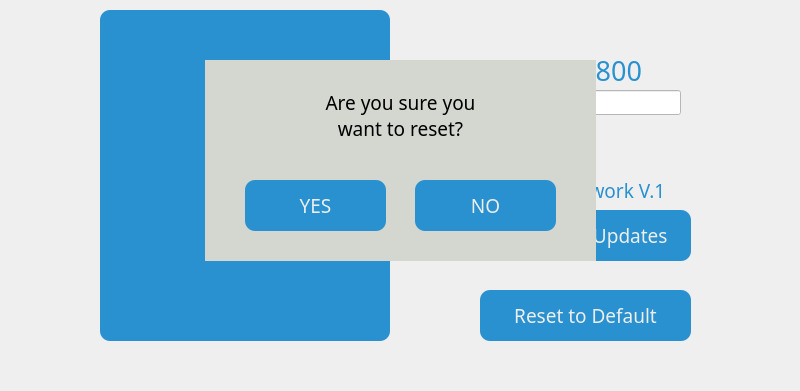
   <widget class="QWidget" name="about_us_widget" native="true">
    <property name="geometry">
     <rect>
      <x>8000</x>
      <y>90</y>
      <width>800</width>
      <height>391</height>
     </rect>
    </property>
    <widget class="QLabel" name="about_update_lbl">
     <property name="geometry">
      <rect>
       <x>450</x>
       <y>170</y>
       <width>261</width>
       <height>41</height>
      </rect>
     </property>
     <property name="font">
      <font>
       <family>Proxima Nova</family>
       <pointsize>14</pointsize>
      </font>
     </property>
     <property name="styleSheet">
      <string notr="true">color: rgb(41, 145, 208);</string>
     </property>
     <property name="text">
      <string>Version Rework V.1</string>
     </property>
     <property name="alignment">
      <set>Qt::AlignCenter</set>
     </property>
    </widget>
    <widget class="QLabel" name="label_10">
     <property name="geometry">
      <rect>
       <x>500</x>
       <y>50</y>
       <width>171</width>
       <height>61</height>
      </rect>
     </property>
     <property name="font">
      <font>
       <family>Proxima Nova</family>
      </font>
     </property>
     <property name="text">
      <string/>
     </property>
    </widget>
    <widget class="QLabel" name="label_11">
     <property name="geometry">
      <rect>
       <x>130</x>
       <y>303</y>
       <width>231</width>
       <height>31</height>
      </rect>
     </property>
     <property name="font">
      <font>
       <pointsize>20</pointsize>
      </font>
     </property>
     <property name="styleSheet">
      <string notr="true">color: rgb(238, 238, 236);
  
</string>
     </property>
     <property name="text">
      <string>SCAN ME</string>
     </property>
     <property name="alignment">
      <set>Qt::AlignCenter</set>
     </property>
    </widget>
    <widget class="QPushButton" name="about_update_button">
     <property name="geometry">
      <rect>
       <x>480</x>
       <y>210</y>
       <width>211</width>
       <height>51</height>
      </rect>
     </property>
     <property name="font">
      <font>
       <family>Proxima Nova</family>
       <pointsize>14</pointsize>
      </font>
     </property>
     <property name="focusPolicy">
      <enum>Qt::NoFocus</enum>
     </property>
     <property name="styleSheet">
      <string notr="true">QPushButton{
	border-radius: 10px;
	background-color: rgb(41, 145, 208);
	color: rgb(238, 238, 236);
}
</string>
     </property>
     <property name="text">
      <string>Check for Updates</string>
     </property>
     <property name="iconSize">
      <size>
       <width>70</width>
       <height>70</height>
      </size>
     </property>
    </widget>
    <widget class="QLabel" name="label_1">
     <property name="geometry">
      <rect>
       <x>450</x>
       <y>50</y>
       <width>261</width>
       <height>41</height>
      </rect>
     </property>
     <property name="font">
      <font>
       <family>Proxima Nova</family>
       <pointsize>20</pointsize>
      </font>
     </property>
     <property name="styleSheet">
      <string notr="true">color: rgb(41, 145, 208);</string>
     </property>
     <property name="text">
      <string>G3D T800</string>
     </property>
     <property name="alignment">
      <set>Qt::AlignCenter</set>
     </property>
    </widget>
    <widget class="QPushButton" name="about_bg_button">
     <property name="geometry">
      <rect>
       <x>100</x>
       <y>10</y>
       <width>290</width>
       <height>331</height>
      </rect>
     </property>
     <property name="font">
      <font>
       <family>Proxima Nova</family>
       <pointsize>14</pointsize>
      </font>
     </property>
     <property name="focusPolicy">
      <enum>Qt::NoFocus</enum>
     </property>
     <property name="styleSheet">
      <string notr="true">QPushButton{
	border-radius: 10px;
	background-color: rgb(41, 145, 208);
	color: rgb(238, 238, 236);
}
</string>
     </property>
     <property name="text">
      <string/>
     </property>
     <property name="icon">
      <iconset resource="Resources.qrc">
       <normaloff>:/build/resources/images/qr_code/g3d_website_qrcode.png</normaloff>:/build/resources/images/qr_code/g3d_website_qrcode.png</iconset>
     </property>
     <property name="iconSize">
      <size>
       <width>250</width>
       <height>300</height>
      </size>
     </property>
     <property name="default">
      <bool>false</bool>
     </property>
     <property name="flat">
      <bool>false</bool>
     </property>
    </widget>
    <widget class="QLineEdit" name="serial_num_textbox">
     <property name="geometry">
      <rect>
       <x>480</x>
       <y>90</y>
       <width>201</width>
       <height>25</height>
      </rect>
     </property>
     <property name="styleSheet">
      <string notr="true">background-color: rgb(255, 255, 255);</string>
     </property>
     <property name="alignment">
      <set>Qt::AlignCenter</set>
     </property>
    </widget>
    <widget class="QPushButton" name="reset_button">
     <property name="geometry">
      <rect>
       <x>480</x>
       <y>290</y>
       <width>211</width>
       <height>51</height>
      </rect>
     </property>
     <property name="font">
      <font>
       <family>Proxima Nova</family>
       <pointsize>14</pointsize>
      </font>
     </property>
     <property name="focusPolicy">
      <enum>Qt::NoFocus</enum>
     </property>
     <property name="styleSheet">
      <string notr="true">QPushButton{
	border-radius: 10px;
	background-color: rgb(41, 145, 208);
	color: rgb(238, 238, 236);
}
</string>
     </property>
     <property name="text">
      <string>Reset to Default</string>
     </property>
     <property name="iconSize">
      <size>
       <width>70</width>
       <height>70</height>
      </size>
     </property>
    </widget>
    <widget class="QWidget" name="about_popout_widget" native="true">
     <property name="geometry">
      <rect>
       <x>205</x>
       <y>60</y>
       <width>391</width>
       <height>201</height>
      </rect>
     </property>
     <property name="styleSheet">
      <string notr="true">background-color: rgb(211, 215, 207);</string>
     </property>
     <widget class="QPushButton" name="about_yes">
      <property name="geometry">
       <rect>
        <x>40</x>
        <y>120</y>
        <width>141</width>
        <height>51</height>
       </rect>
      </property>
      <property name="font">
       <font>
        <family>Proxima Nova</family>
        <pointsize>14</pointsize>
       </font>
      </property>
      <property name="focusPolicy">
       <enum>Qt::NoFocus</enum>
      </property>
      <property name="styleSheet">
       <string notr="true">QPushButton{
	border-radius: 10px;
	background-color: rgb(41, 145, 208);
	color: rgb(238, 238, 236);
}
</string>
      </property>
      <property name="text">
       <string>YES</string>
      </property>
      <property name="iconSize">
       <size>
        <width>70</width>
        <height>70</height>
       </size>
      </property>
     </widget>
     <widget class="QPushButton" name="about_no">
      <property name="geometry">
       <rect>
        <x>210</x>
        <y>120</y>
        <width>141</width>
        <height>51</height>
       </rect>
      </property>
      <property name="font">
       <font>
        <family>Proxima Nova</family>
        <pointsize>14</pointsize>
       </font>
      </property>
      <property name="focusPolicy">
       <enum>Qt::NoFocus</enum>
      </property>
      <property name="styleSheet">
       <string notr="true">QPushButton{
	border-radius: 10px;
	background-color: rgb(41, 145, 208);
	color: rgb(238, 238, 236);
}
</string>
      </property>
      <property name="text">
       <string>NO</string>
      </property>
      <property name="iconSize">
       <size>
        <width>70</width>
        <height>70</height>
       </size>
      </property>
     </widget>
     <widget class="QLabel" name="label_40">
      <property name="geometry">
       <rect>
        <x>100</x>
        <y>30</y>
        <width>191</width>
        <height>51</height>
       </rect>
      </property>
      <property name="font">
       <font>
        <family>Proxima Nova</family>
        <pointsize>14</pointsize>
       </font>
      </property>
      <property name="text">
       <string>Are you sure you want to reset?</string>
      </property>
      <property name="alignment">
       <set>Qt::AlignCenter</set>
      </property>
      <property name="wordWrap">
       <bool>true</bool>
      </property>
     </widget>
    </widget>
   </widget>
